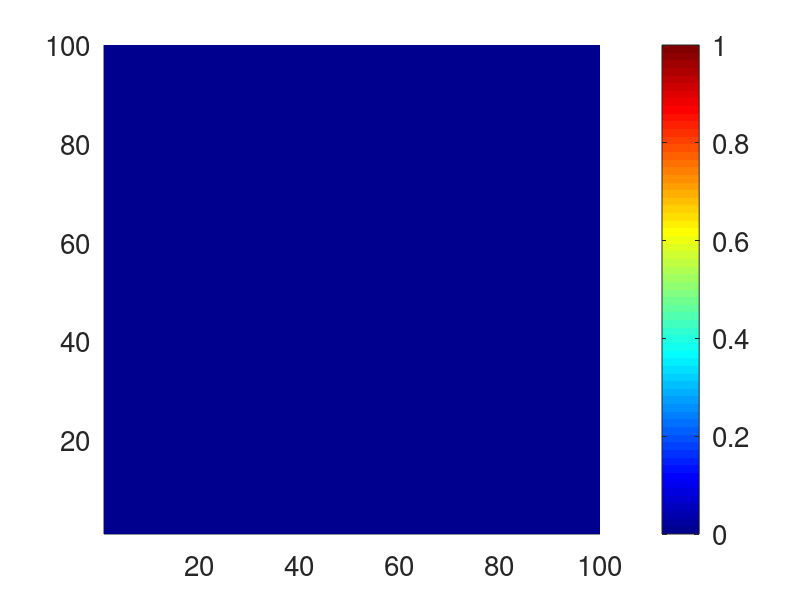

MATLAB code to generate this figure:
clear
clc
close all

k = 99;
t = 210;

n = 100;
m = 100;

fsm_data = zeros(n,m);
fsm_data_vacc = fsm_data;

for i=0:k
	fileTitle = strcat('../virus_spatial_',int2str(i));
	fileTitle = strcat(fileTitle,'_','turn',int2str(t),'.dat');
	if(exist(fileTitle))
		current = load(fileTitle);
		fsm_data += current;
	endif
endfor

figure(1);
hold on;
image(fsm_data)
h = colorbar();
colormap('jet')
axis([1 m 1 n])
set(gca(),'fontsize',20)
set(h,'fontsize',20)
